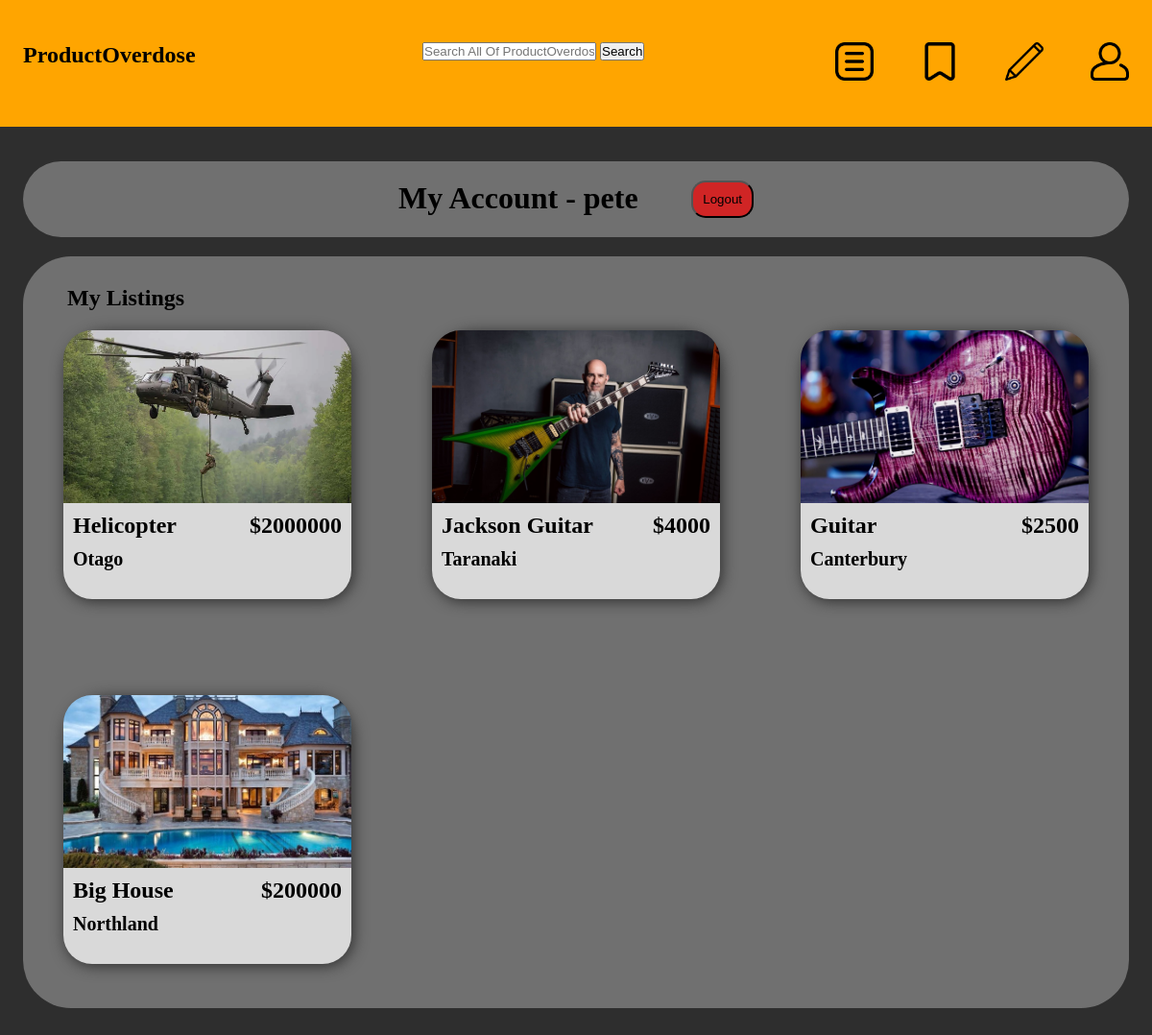
/my_account/ (signed in), run on an earlier commit of the app's database.
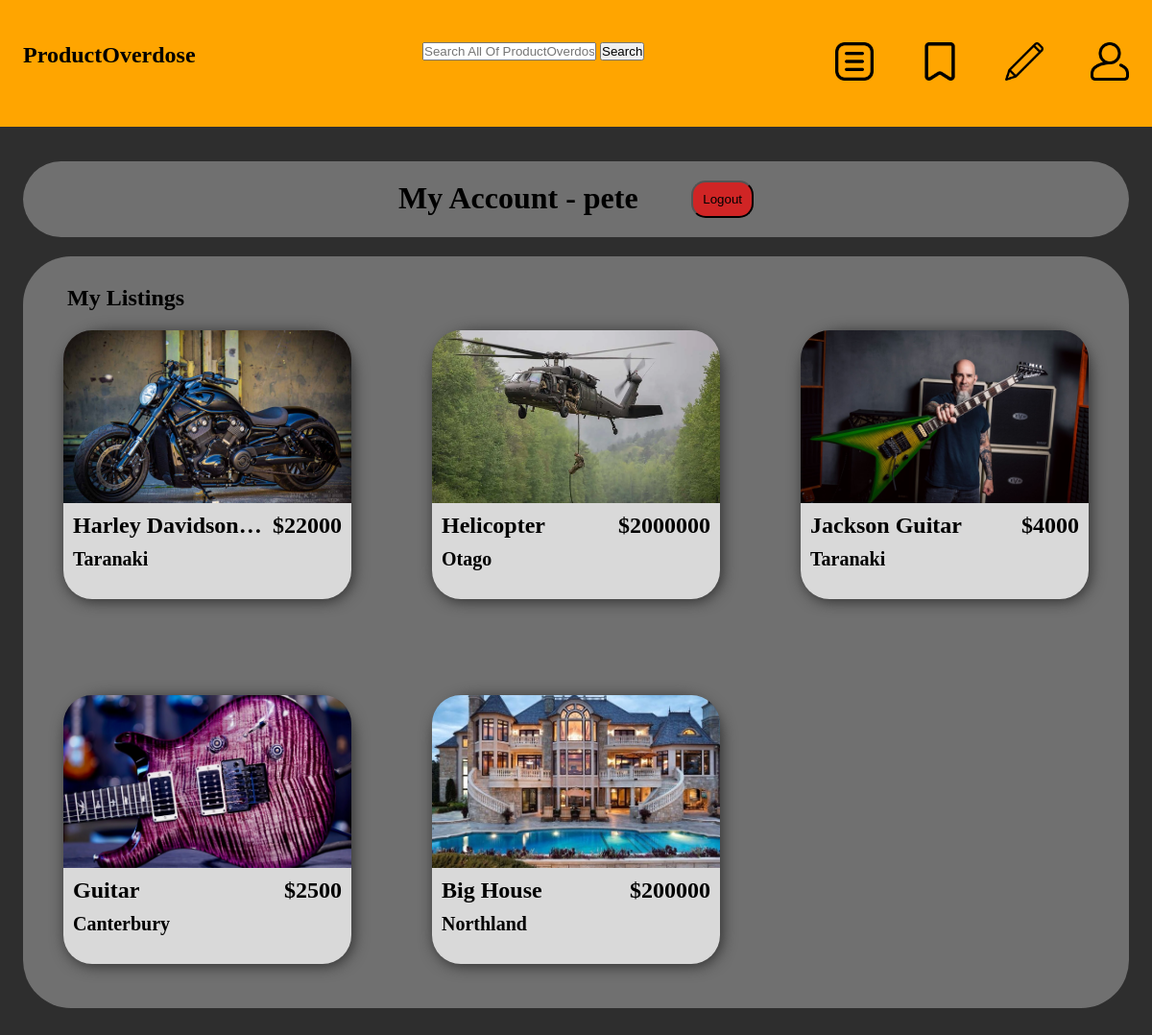
And on a later commit of the database.
### listings/models.py (models this page shows, shortened)
class Listing(models.Model):
    title = models.CharField(max_length=75)
    body = models.TextField()
    slug = models.SlugField(unique=True, blank=True)
    date = models.DateTimeField(auto_now_add=True)
    banner = models.ImageField(default='lambo.webp', blank=True)
    author = models.ForeignKey(User, on_delete=models.CASCADE, default=None)
    price = models.FloatField()
    LOCATION_CHOICES = [
        ('Northland', 'Northland'),
        ('Auckland', 'Auckland'),
        ('Waikato', 'Waikato'),
        ('Bay Of Plenty', 'Bay Of Plenty'),
        ('Gisborne', 'Gisborne'),
        ("Hawke's Bay", "Hawke's Bay"),
        ('Taranaki', 'Taranaki'),
        ('Manawatū-Whanganui', 'Manawatū-Whanganui'),
        ('Wellington', 'Wellington'),
        ('Tasman', 'Tasman'),
        ('Nelson', 'Nelson'),
        ('Marlborough', 'Marlborough'),
        ('West Coast', 'West Coast'),
        ('Canterbury', 'Canterbury'),
        ('Otago', 'Otago'),
        ('Southland', 'Southland'),
    ]
    location = models.CharField(max_length=25, choices = LOCATION_CHOICES, null=True)
    CATEGORY_CHOICES = [
        ('Sports', 'Sports'),
        ('Electronics', 'Electronics'),
        ('Motors', 'Motors'),
        ('Fashion', 'Fashion'),
        ('Art/Music', 'Art/Music'),
        ('Property', 'Property'),
        ('Health', 'Health'),
        ('Other', 'Other')
    ]
    category = models.CharField(max_length=25, choices = CATEGORY_CHOICES, null=True)

### marketplace/views.py (the view)
@login_required(login_url="/users/login/")
def my_listings(request):
    my_listings = Listing.objects.filter(author=request.user).order_by('-date')
    context = {
        'my_listings':my_listings
    }
    return render(request, 'my_account.html', context)

### templates/my_account.html (shortened to what this page needs)
{% extends 'layout.html' %}
{% block content %}
    <div class="user-info">
        <h1>My Account - {{ request.user }}</h1>
        <form class="logout" action="{% url 'users:logout' %}" method="post">
            <button class="logout-button" aria-label="User Logout" title="User Logout">Logout</button>
        </form>
    </div>
    <section>
        {% if my_listings %}
            <div class="section-styling">
                <h1 class="section-text">My Listings</h1>
                <div class="item-cards">
                    {% for listing in my_listings %}
                        <a class="item-wrapper" href="{% url 'listings:page' slug=listing.slug %}">
                            <div class="item-card">
                                <img class="banner" src="{{ listing.banner.url }}" alt="{{ listing.title }}">
                                <h1 class="card-title" title="{{ listing.title }}">{{ listing.title }}</h1>
                                <h1 class="card-price">${{ listing.price|floatformat:"0" }}</h1>
                                <h1 class="card-location">{{ listing.location }}</h1>
                            </div>
                        </a>
                    {% endfor %}
                </div>
            </div>
        {% else %}
            <div class="section-styling">
                <h1 class="section-text">No listings found.</h1>
            </div>
        {% endif %}
    </section>
{% endblock  %}

### templates/layout.html (shortened to what this page needs)
<!DOCTYPE html>
{% load static %}
<html lang="en">
<head>
    <link rel="stylesheet" href="{% static 'css/style.css' %}">
</head>
<body>
    <div class="outer-nav">
        <nav class="container">
            <a href="/" style="text-align: left;" id="home"><h1>ProductOverdose</h1></a>
            <div id="searchbar">
                <form action="{% url 'listings:list' %}" method="GET">
                    <input type="text" name="search" placeholder="Search All Of ProductOverdose..." value="{{ request.GET.search|default_if_none:'' }}">
                    <button type="submit">Search</button>
                </form>
            </div>
            <a href="{% url 'listings:list' %}"><img src="{% static 'images/list.png' %}" class="nav-icons" alt="listings" title="Listings"></a>
            <a href=""><img src="{% static 'images/bookmark (1).png' %}" class="nav-icons" alt="saved-listings" title="Saved Listings"></a>
            <a href="{% url 'listings:new-listing' %}">
                <img src="{% static 'images/pencil (1).png' %}" class="nav-icons" alt="new-listing" title="New Listing">
            </a>
            {% if user.is_authenticated %}
                <a href="/my_account"><img src="{% static 'images/user (2).png' %}" class="nav-icons" alt="Account Icon" title="My Account"></a>
            {% endif %}
        </nav>
    </div>
    <main class="container">
        {% block content %}
        {% endblock %}
    </main>
</body>
</html>

### static/css/style.css (style rules this page uses)
* { margin: 0; padding: 0; }
body { background-color: #2E2E2E; }
.container { max-width: 72rem; margin-inline: auto; padding-inline: 1.5rem; padding-block: 1rem; }
.outer-nav { width: 100%; background-color: orange; }
nav { display: grid; grid-template-columns: 3fr 6fr 1fr 1fr 1fr 1fr; width: 100%; max-width: 1200px; align-content: center; height: 100px; background-color: orange; color: black; text-align: right; padding-left: 10%; padding-right: 10%; }
#searchbar { text-align: center; }
#home { text-decoration: none; color: black; }
.banner { display: block; width: 100%; }
.item-card { width: 90%; background-color: #D9D9D9; border-radius: 15% 15% 30px 30px; padding-bottom: 10%; width: 300px; box-shadow: 2px 2px 15px #2e2e2e; }
.item-card img { border-radius: 30px 30px 0 0; height: 180px; object-fit: cover; }
.item-cards { display: grid; grid-template-columns: repeat(3, 1fr); place-items: center; row-gap: 100px; }
.section-styling { background-color: #707070; border-radius: 50px; padding-bottom: 4%; margin-bottom: 30px; margin-top: 10px; }
.section-text { margin-left: 4%; padding-top: 30px; padding-bottom: 20px; }
.card-title { text-overflow: ellipsis; white-space: nowrap; overflow: hidden; text-decoration: none; color: black; position: absolute; margin-left: 10px; margin-top: 10px; width: 200px; }
.item-wrapper { text-decoration: none; }
.card-price { text-decoration: none; color: black; text-align: right; position: relative; margin-right: 10px; margin-top: 10px; }
.card-location { text-decoration: none; color: black; position: relative; margin-left: 10px; font-size: 20px; margin-top: 10px; }
.nav-icons { width: 40px; }
.user-info { display: flex; gap: 5%; justify-content: center; background-color: #707070; border-radius: 50px; margin-top: 20px; margin-bottom: 20px; padding: 20px; }
.logout-button { background-color: rgba(255, 0, 0, 0.671); border-radius: 15px; padding: 10px; cursor: pointer; }

What changed in the data, as far as the page shows it:
added Listing: banner (picture), title "Harley Davidson…", price "22000", location "Taranaki"
